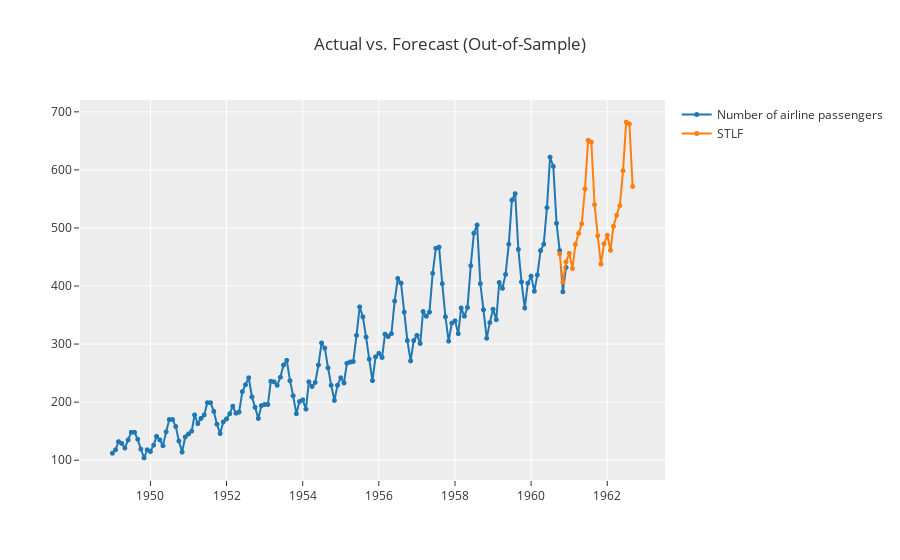

Notebook cell for this chart:
### Markdown cell above
## Analyze Model

### Code cell
# functional API
plot_model(best, plot = 'forecast', data_kwargs = {'fh' : 24})

### Figure 1 — Plotly figure (JSON) as saved in the notebook; plotly's stock layout.template omitted (floating-point values rounded to 4 significant figures; data arrays with more than 128 entries replaced by an {"elided": "..."} marker saying what was removed)
{"data": [{"line": {"color": "rgb(31, 119, 180)", "width": 2}, "marker": {"color": "rgb(31, 119, 180)", "size": 5}, "mode": "lines+markers", "name": "Number of airline passengers", "type": "scattergl", "x": {"elided": "165 str values"}, "xaxis": "x", "y": {"elided": "165 int values"}, "yaxis": "y"}, {"line": {"color": "rgb(255, 127, 14)", "width": 2}, "marker": {"color": "rgb(255, 127, 14)", "size": 5}, "mode": "lines+markers", "name": "STLF", "type": "scattergl", "x": {"elided": "165 str values"}, "xaxis": "x", "y": {"elided": "165 float values"}, "yaxis": "y"}], "layout": {"showlegend": true, "title": {"text": "Actual vs. Forecast (Out-of-Sample)"}, "xaxis": {"anchor": "y", "domain": [0, 1]}, "yaxis": {"anchor": "x", "domain": [0, 1]}}}
